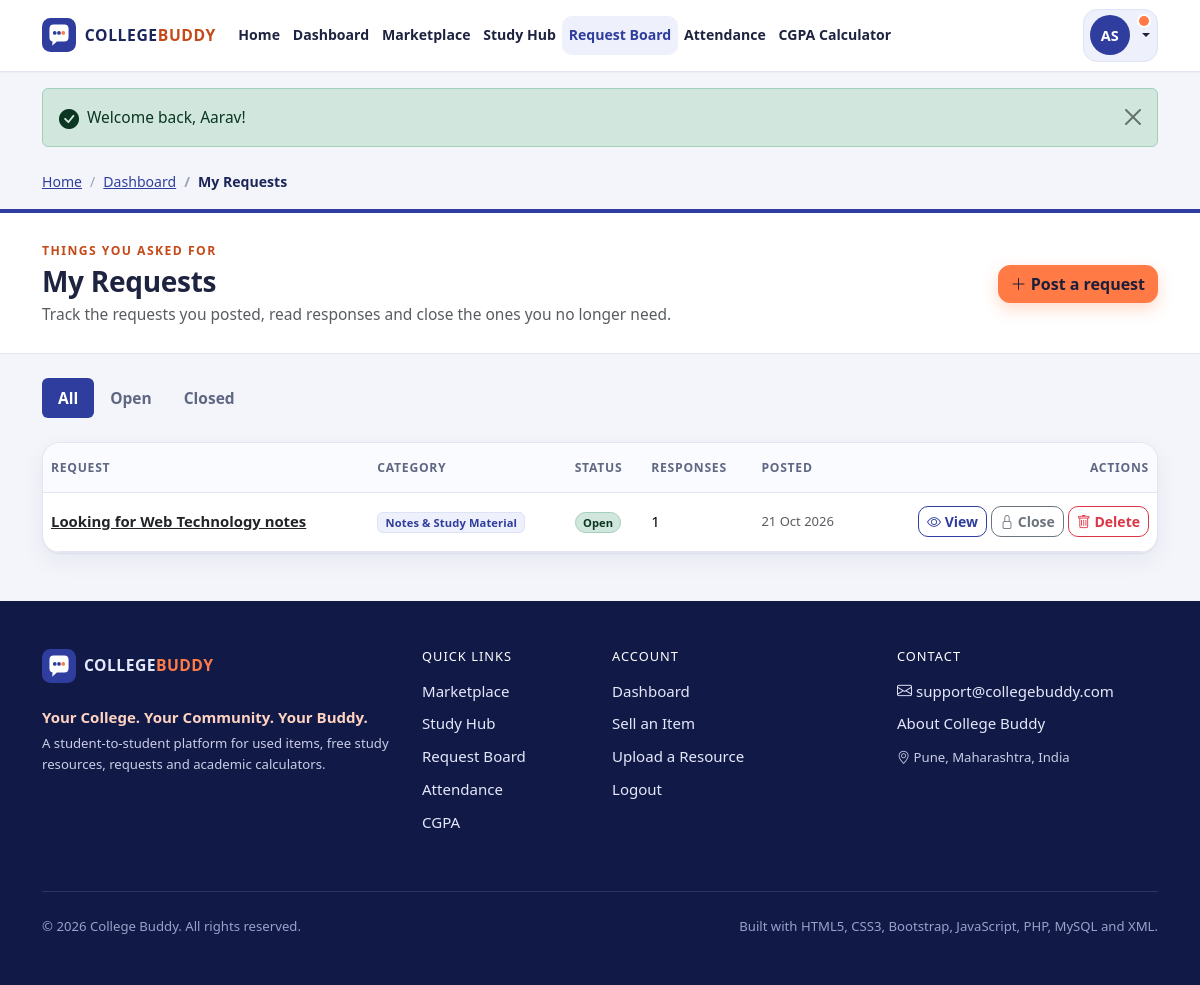
The page /my-requests.php (signed in) on the database its author committed.
### tables this page shows
CREATE TABLE users (
    id          INT UNSIGNED NOT NULL AUTO_INCREMENT,           
    full_name   VARCHAR(100) NOT NULL,
    email       VARCHAR(150) NOT NULL,                          
    password    VARCHAR(255) NOT NULL,                          
    branch      VARCHAR(50)  NOT NULL,                          
    year        TINYINT UNSIGNED NOT NULL,                      
    semester    TINYINT UNSIGNED NOT NULL,                      
    role        ENUM('student', 'admin') NOT NULL DEFAULT 'student',
    created_at  TIMESTAMP NOT NULL DEFAULT CURRENT_TIMESTAMP,
    PRIMARY KEY (id),
    UNIQUE KEY uq_users_email (email),
    KEY idx_users_role (role)
);

CREATE TABLE requests (
    id          INT UNSIGNED NOT NULL AUTO_INCREMENT,
    user_id     INT UNSIGNED NOT NULL,                          
    title       VARCHAR(150) NOT NULL,
    description TEXT NOT NULL,
    category    VARCHAR(60)  NOT NULL,
    status      ENUM('Open', 'Closed') NOT NULL DEFAULT 'Open',
    created_at  TIMESTAMP NOT NULL DEFAULT CURRENT_TIMESTAMP,
    PRIMARY KEY (id),
    KEY idx_requests_status_created (status, created_at),
    KEY idx_requests_user (user_id),
    CONSTRAINT fk_requests_user FOREIGN KEY (user_id) REFERENCES users (id) ON DELETE CASCADE
);

### includes/auth.php (called while the page is built, shortened)
<?php
require_once __DIR__ . '/db.php';
require_once __DIR__ . '/functions.php';
function current_user(): ?array
{
    static $cached = false;
    if ($cached !== false) {
        return $cached;
    }
    $id = (int) ($_SESSION['user_id'] ?? 0);
    $row = db_select_one(
        'SELECT id, full_name, email, branch, year, semester, role, created_at FROM users WHERE id = ?',
        'i',
        [$id]
    );
    return $cached = $row;
}
function is_logged_in(): bool
{
    return current_user() !== null;
}
function require_login(string $message = 'Please login to continue.'): void
{
    if (!is_logged_in()) {
        set_flash('warning', $message);
        redirect('login.php?next=' . urlencode(current_relative_url()));
    }
}

### includes/db.php (called while the page is built, shortened)
<?php
function db(): mysqli
{
    static $conn = null;
    if ($conn === null) {
        $conn = new mysqli(DB_HOST, DB_USER, DB_PASS, DB_NAME);
        $conn->set_charset('utf8mb4');
        $conn->query("SET time_zone = '+05:30'");
    }
    return $conn;
}
function db_select(string $sql, string $types = '', array $params = []): array
{
    $stmt = db()->prepare($sql);
    if ($types !== '') {
        $stmt->bind_param($types, ...$params);
    }
    $stmt->execute();
    $rows = $stmt->get_result()->fetch_all(MYSQLI_ASSOC);
    return $rows;
}
function db_select_one(string $sql, string $types = '', array $params = []): ?array
{
    $rows = db_select($sql, $types, $params);
    return $rows[0] ?? null;
}
function db_count(string $sql, string $types = '', array $params = []): int
{
    $row = db_select_one($sql, $types, $params);
    return $row ? (int) reset($row) : 0;
}

### my-requests.php (the view, shortened to what this page needs)
<?php
require_once __DIR__ . '/includes/auth.php';
require_login('Please login to manage your requests.');
$me = current_user();
$myId = (int) $me['id'];
$status = read_text('status', 'All');
$requests = db_select(
    "SELECT r.*,
            (SELECT COUNT(*) FROM messages m WHERE m.context_type = 'request' AND m.context_id = r.id AND m.receiver_id = ?) AS responses
     FROM requests r
     WHERE r.user_id = ?" . ($status !== 'All' ? ' AND r.status = ?' : '') . '
     ORDER BY r.created_at DESC, r.id DESC',
    $status !== 'All' ? 'iis' : 'ii',
    $status !== 'All' ? [$myId, $myId, $status] : [$myId, $myId]
);
$activeNav = 'requests';
$breadcrumbs = [['Dashboard', 'dashboard.php'], ['My Requests', '']];
require __DIR__ . '/includes/header.php';
render_page_head('Things you asked for', 'My Requests', 'Track the requests you posted, read responses and close the ones you no longer need.',
    '<a class="btn btn-cb-accent" href="' . href('create-request.php') . '"><i class="bi bi-plus-lg"></i> Post a request</a>');
?>
<section class="container py-4 pb-5">
    <ul class="nav nav-pills cb-tabs mb-4">
        <?php foreach (['All' => 'All', 'Open' => 'Open', 'Closed' => 'Closed'] as $key => $label): ?>
            <li class="nav-item"><a class="nav-link<?= $status === $key ? ' active' : '' ?>" href="<?= href('my-requests.php' . ($key !== 'All' ? '?status=' . $key : '')) ?>"><?= e($label) ?></a></li>
        <?php endforeach; ?>
    </ul>
    <?php if (!$requests): ?>
        <?php render_empty('bi-chat-square-text', 'No requests here yet.', 'Post a request when you need a book, notes or help with a practical.',
            '<a class="btn btn-primary" href="' . href('create-request.php') . '">Post a request</a>'); ?>
    <?php else: ?>
        <div class="card cb-card">
            <div class="table-responsive">
                <table class="table cb-table align-middle mb-0">
                    <thead>
                        <tr>
                            <th scope="col">Request</th>
                            <th scope="col" class="d-none d-md-table-cell">Category</th>
                            <th scope="col">Status</th>
                            <th scope="col" class="d-none d-sm-table-cell">Responses</th>
                            <th scope="col" class="d-none d-lg-table-cell">Posted</th>
                            <th scope="col" class="text-end">Actions</th>
                        </tr>
                    </thead>
                    <tbody>
                        <?php foreach ($requests as $r): ?>
                            <tr>
                                <td>
                                    <a class="fw-semibold text-body" href="<?= href('request.php?id=' . (int) $r['id']) ?>"><?= e($r['title']) ?></a>
                                </td>
                                <td class="d-none d-md-table-cell"><span class="badge cb-badge-soft"><?= e($r['category']) ?></span></td>
                                <td><?= status_badge($r['status']) ?></td>
                                <td class="d-none d-sm-table-cell"><?= (int) $r['responses'] ?></td>
                                <td class="d-none d-lg-table-cell small text-muted"><?= e(format_date($r['created_at'])) ?></td>
                                <td class="text-end">
                                    <div class="cb-row-actions d-inline-flex flex-wrap justify-content-end gap-1">
                                        <a class="btn btn-sm btn-outline-primary" href="<?= href('request.php?id=' . (int) $r['id']) ?>"><i class="bi bi-eye"></i><span class="d-none d-xl-inline"> View</span></a>
                                        <form method="post" action="<?= href('my-requests.php') ?>" class="d-inline">
                                            <button class="btn btn-sm btn-outline-secondary" type="submit">
                                                <i class="bi bi-<?= $r['status'] === 'Open' ? 'lock' : 'unlock' ?>"></i><span class="d-none d-xl-inline"> <?= $r['status'] === 'Open' ? 'Close' : 'Reopen' ?></span>
                                            </button>
                                        </form>
                                        <form method="post" action="<?= href('my-requests.php') ?>" class="d-inline" data-confirm="Delete this request permanently?">
                                            <button class="btn btn-sm btn-outline-danger" type="submit"><i class="bi bi-trash"></i><span class="d-none d-xl-inline"> Delete</span></button>
                                        </form>
                                    </div>
                                </td>
                            </tr>
                        <?php endforeach; ?>
                    </tbody>
                </table>
            </div>
        </div>
    <?php endif; ?>
</section>
<?php require __DIR__ . '/includes/footer.php'; ?>

### includes/header.php (shortened to what this page needs)
<?php
$activeNav = $activeNav ?? '';
$breadcrumbs = $breadcrumbs ?? [];
$me = current_user();
$flashes = get_flashes();
$unread = $me ? unread_message_count((int) $me['id']) : 0;
$navLinks = ['home' => ['Home', 'index.php']];
if ($me) {
    $navLinks['dashboard'] = ['Dashboard', 'dashboard.php'];
}
$navLinks += [
    'marketplace' => ['Marketplace', 'marketplace.php'],
    'study' => ['Study Hub', 'study.php'],
    'requests' => ['Request Board', 'requests.php'],
    'attendance' => ['Attendance', 'attendance.php'],
    'cgpa' => ['CGPA Calculator', 'cgpa.php'],
];
$flashIcons = [
    'success' => 'bi-check-circle-fill', 'danger' => 'bi-exclamation-octagon-fill',
    'warning' => 'bi-exclamation-triangle-fill', 'info' => 'bi-info-circle-fill',
];
?>
<!doctype html>
<html lang="en">
<head>
    <link rel="stylesheet" href="<?= href('css/vendor/bootstrap.min.css') ?>">
    <link rel="stylesheet" href="<?= href('css/vendor/bootstrap-icons.min.css') ?>">
    <link rel="stylesheet" href="<?= href('css/style.css') ?>">
</head>
<body class="cb-body d-flex flex-column min-vh-100">
<header>
    <nav class="navbar navbar-expand-xl cb-navbar sticky-top" aria-label="Main navigation">
        <div class="container">
            <a class="navbar-brand cb-brand" href="<?= href('index.php') ?>" aria-label="College Buddy home">
                <img src="<?= href('images/logo.svg') ?>" alt="" width="34" height="34">
                <span class="cb-brand-text">COLLEGE<span class="cb-brand-accent">BUDDY</span></span>
            </a>
            <div class="collapse navbar-collapse" id="cbNavMenu">
                <ul class="navbar-nav me-auto align-items-xl-center">
                    <?php foreach ($navLinks as $key => [$label, $path]): ?>
                        <li class="nav-item">
                            <a class="nav-link<?= $activeNav === $key ? ' active' : '' ?>" href="<?= href($path) ?>"<?= $activeNav === $key ? ' aria-current="page"' : '' ?>><?= e($label) ?></a>
                        </li>
                    <?php endforeach; ?>
                </ul>
                <div class="d-flex flex-column flex-xl-row align-items-stretch align-items-xl-center gap-2 cb-nav-actions">
                    <?php if ($me): ?>
                        <div class="dropdown">
                            <button class="btn cb-user-btn dropdown-toggle w-100 d-flex align-items-center gap-2" type="button"
                                    data-bs-toggle="dropdown" aria-expanded="false">
                                <span class="cb-avatar"><?= e(initials($me['full_name'])) ?></span>
                                <?php if ($unread > 0): ?><span class="cb-dot" title="<?= $unread ?> unread messages"></span><?php endif; ?>
                            </button>
                        </div>
                    <?php else: ?>
                        <a class="btn btn-outline-primary" href="<?= href('login.php') ?>"><i class="bi bi-box-arrow-in-right"></i> Login</a>
                        <a class="btn btn-primary" href="<?= href('register.php') ?>">Register</a>
                    <?php endif; ?>
                </div>
            </div>
        </div>
    </nav>
</header>
<main id="main-content" class="flex-grow-1">
    <?php if (!empty($flashes)): ?>
        <div class="container pt-3 cb-flash-zone">
            <?php foreach ($flashes as $flash): ?>
                <div class="alert alert-<?= e($flash['type']) ?> alert-dismissible fade show d-flex align-items-start gap-2 mb-2"
                     role="alert" data-autohide="7000">
                    <i class="bi <?= e($flashIcons[$flash['type']] ?? 'bi-info-circle-fill') ?> fs-5 lh-1 mt-1"></i>
                    <div class="flex-grow-1"><?= e($flash['message']) ?></div>
                    <button type="button" class="btn-close" data-bs-dismiss="alert" aria-label="Close"></button>
                </div>
            <?php endforeach; ?>
        </div>
    <?php endif; ?>
    <?php if (!empty($breadcrumbs)): ?>
        <div class="container pt-3">
            <nav aria-label="breadcrumb">
                <ol class="breadcrumb cb-breadcrumb mb-0">
                    <li class="breadcrumb-item"><a href="<?= href('index.php') ?>">Home</a></li>
                    <?php foreach ($breadcrumbs as $i => $crumb): ?>
                        <?php if ($i === array_key_last($breadcrumbs) || empty($crumb[1])): ?>
                            <li class="breadcrumb-item active" aria-current="page"><?= e($crumb[0]) ?></li>
                        <?php else: ?>
                            <li class="breadcrumb-item"><a href="<?= href($crumb[1]) ?>"><?= e($crumb[0]) ?></a></li>
                        <?php endif; ?>
                    <?php endforeach; ?>
                </ol>
            </nav>
        </div>
    <?php endif; ?>

### includes/functions.php (shortened to what this page needs)
<?php
function project_root(): string
{
    return dirname(__DIR__);
}
function base_url(): string
{
    static $base = null;
    if ($base !== null) {
        return $base;
    }
    $base = '';
    $docRoot = isset($_SERVER['DOCUMENT_ROOT']) ? realpath($_SERVER['DOCUMENT_ROOT']) : false;
    $project = realpath(project_root());
    if ($docRoot !== false && $project !== false) {
        $docRoot = rtrim(str_replace('\\', '/', $docRoot), '/');
        $project = str_replace('\\', '/', $project);
        if (stripos($project, $docRoot) === 0) {
            $base = rtrim(substr($project, strlen($docRoot)), '/');
        }
    }
    return $base;
}
function url(string $path = ''): string
{
    return base_url() . '/' . ltrim($path, '/');
}
function href(string $path = ''): string
{
    return e(url($path));
}
function e($value): string
{
    return htmlspecialchars((string) ($value ?? ''), ENT_QUOTES, 'UTF-8');
}
function read_text(string $key, string $default = '', string $from = 'get'): string
{
    $value = match ($from) {
        'post' => $_POST[$key] ?? null,
        'request' => $_POST[$key] ?? $_GET[$key] ?? null,
        default => $_GET[$key] ?? null,
    };
    return is_scalar($value) ? (string) $value : $default;
}
function get_flashes(): array
{
    $flashes = $_SESSION['flash'] ?? [];
    return $flashes;
}
function format_date(string $datetime, string $format = 'd M Y'): string
{
    return date($format, strtotime($datetime));
}
function initials(string $name): string
{
    $parts = preg_split('/\s+/', trim($name), -1, PREG_SPLIT_NO_EMPTY) ?: [];
    $out = '';
    foreach (array_slice($parts, 0, 2) as $part) {
        $out .= mb_strtoupper(mb_substr($part, 0, 1));
    }
    return $out !== '' ? $out : 'CB';
}
function status_badge(string $status): string
{
    $colors = [
        'Available' => 'success', 'Open' => 'success', 'Resolved' => 'success',
        'Pending' => 'warning', 'Sold' => 'secondary', 'Closed' => 'secondary', 'Dismissed' => 'secondary',
    ];
    $c = $colors[$status] ?? 'secondary';
    return '<span class="badge rounded-pill bg-' . $c . '-subtle text-' . $c . '-emphasis border border-' . $c . '-subtle">' . e($status) . '</span>';
}
function render_page_head(string $eyebrow, string $title, string $subtitle = '', string $actions = ''): void
{
    echo '<section class="cb-page-head"><div class="container"><div class="d-flex flex-column flex-md-row justify-content-between align-items-md-center gap-3">'
        . '<div><p class="cb-eyebrow mb-1">' . e($eyebrow) . '</p><h1 class="h3 mb-1">' . e($title) . '</h1>'
        . ($subtitle !== '' ? '<p class="text-muted mb-0">' . e($subtitle) . '</p>' : '') . '</div>'
        . ($actions !== '' ? '<div class="d-flex flex-wrap gap-2">' . $actions . '</div>' : '')
        . '</div></div></section>';
}
function unread_message_count(int $userId): int
{
    return db_count('SELECT COUNT(*) AS c FROM messages WHERE receiver_id = ? AND is_read = 0', 'i', [$userId]);
}

### rows shown on the page
users: full_name "AS"
requests: title "Looking for Web Technology notes", category "Notes & Study Material", status "Open", responses "1", created_at "21 Oct 2026", shows "Close"

### other values the page prints
$label "Home"
$label "Dashboard"
$label "Marketplace"
$label "Study Hub"
$label "Request Board"
$label "Attendance"
$label "CGPA Calculator"
$flash['message'] "Welcome back, Aarav!"
$crumb[0] "Dashboard"
$crumb[0] "My Requests"
$eyebrow "THINGS YOU ASKED FOR"
$title "My Requests"
$subtitle "Track the requests you posted, read responses and close the ones you no longer need."
$actions "Post a request"
$label "All"
